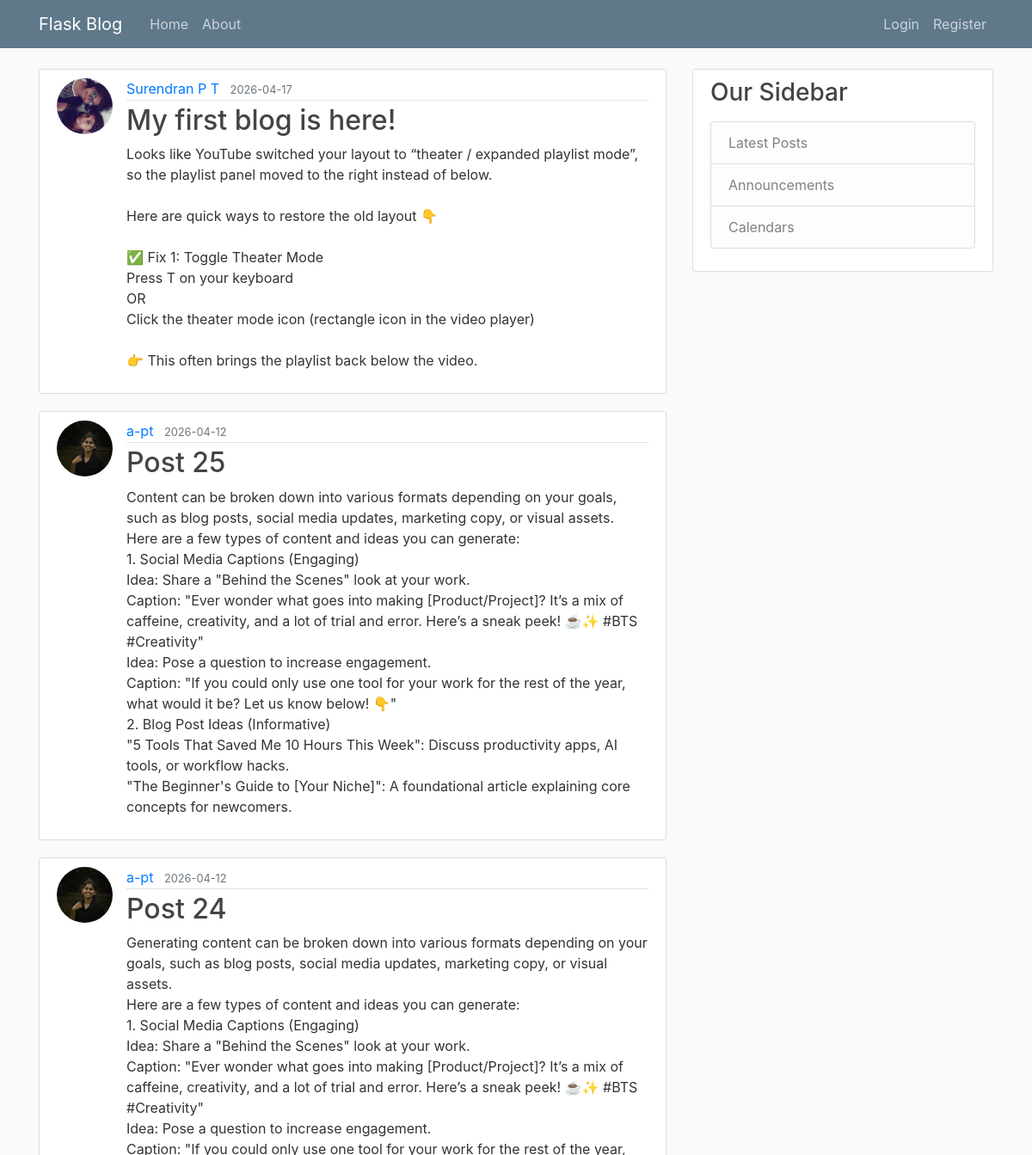
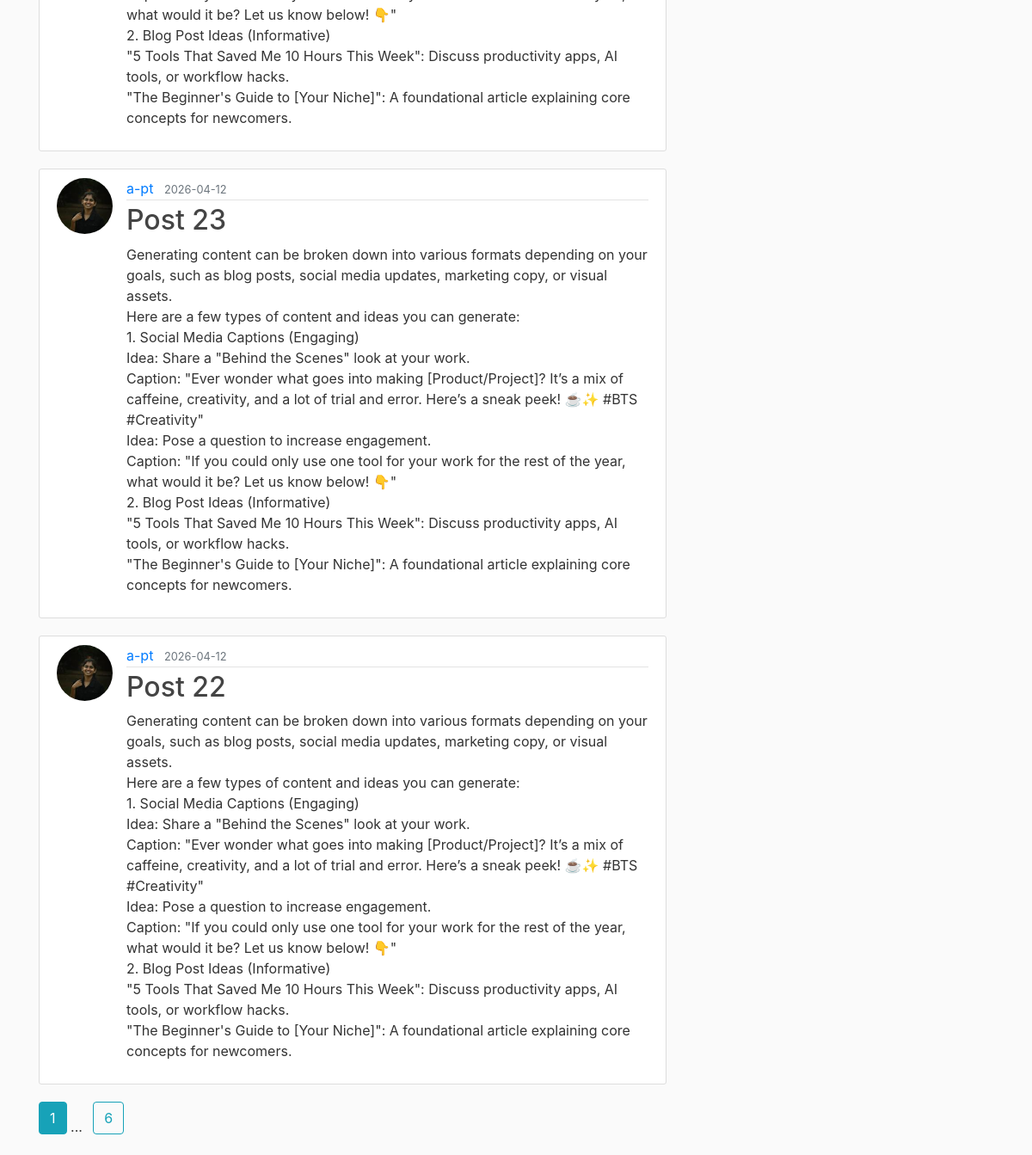
Page /home on the earlier database version (2 pictures, top to bottom).
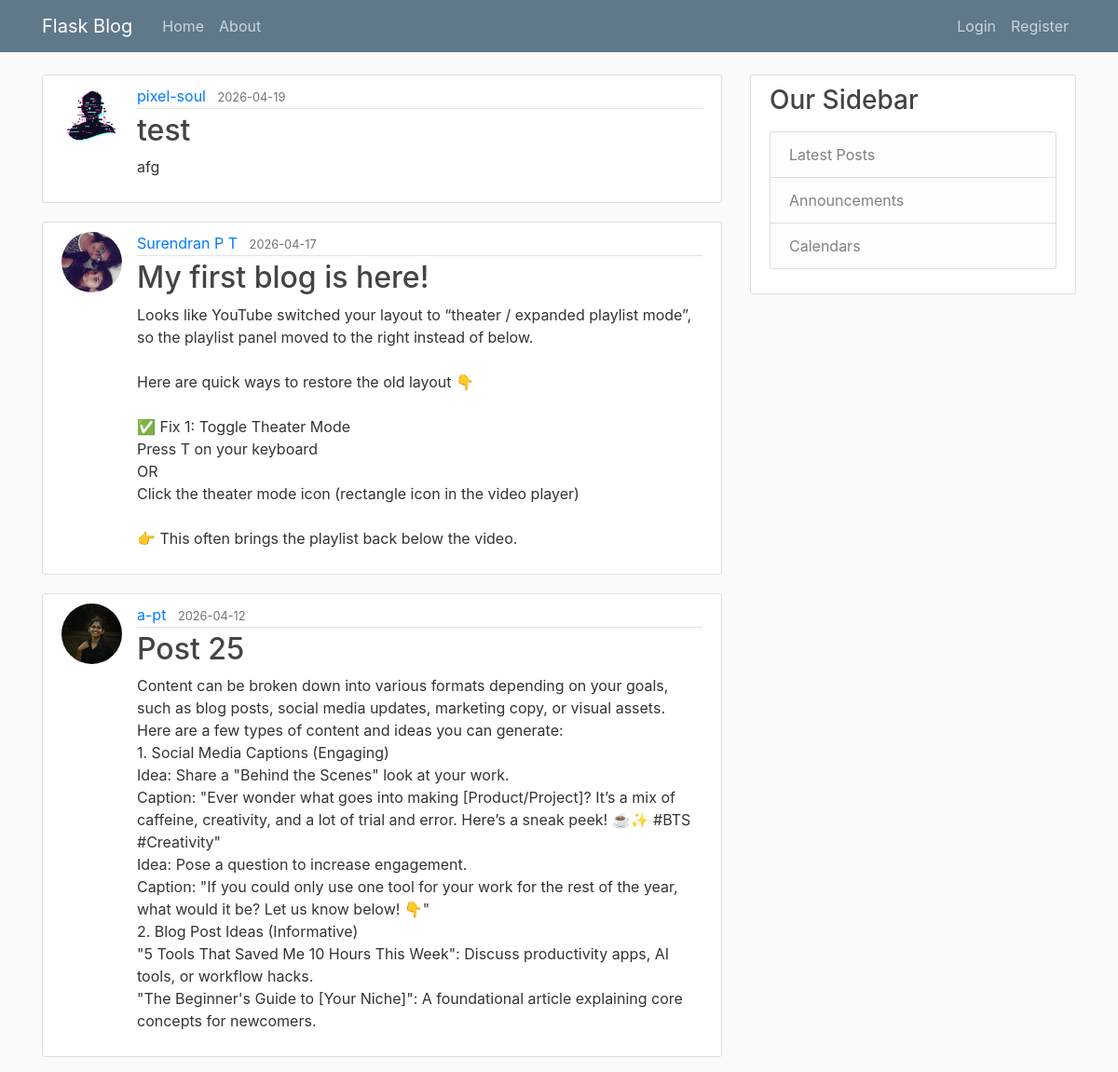
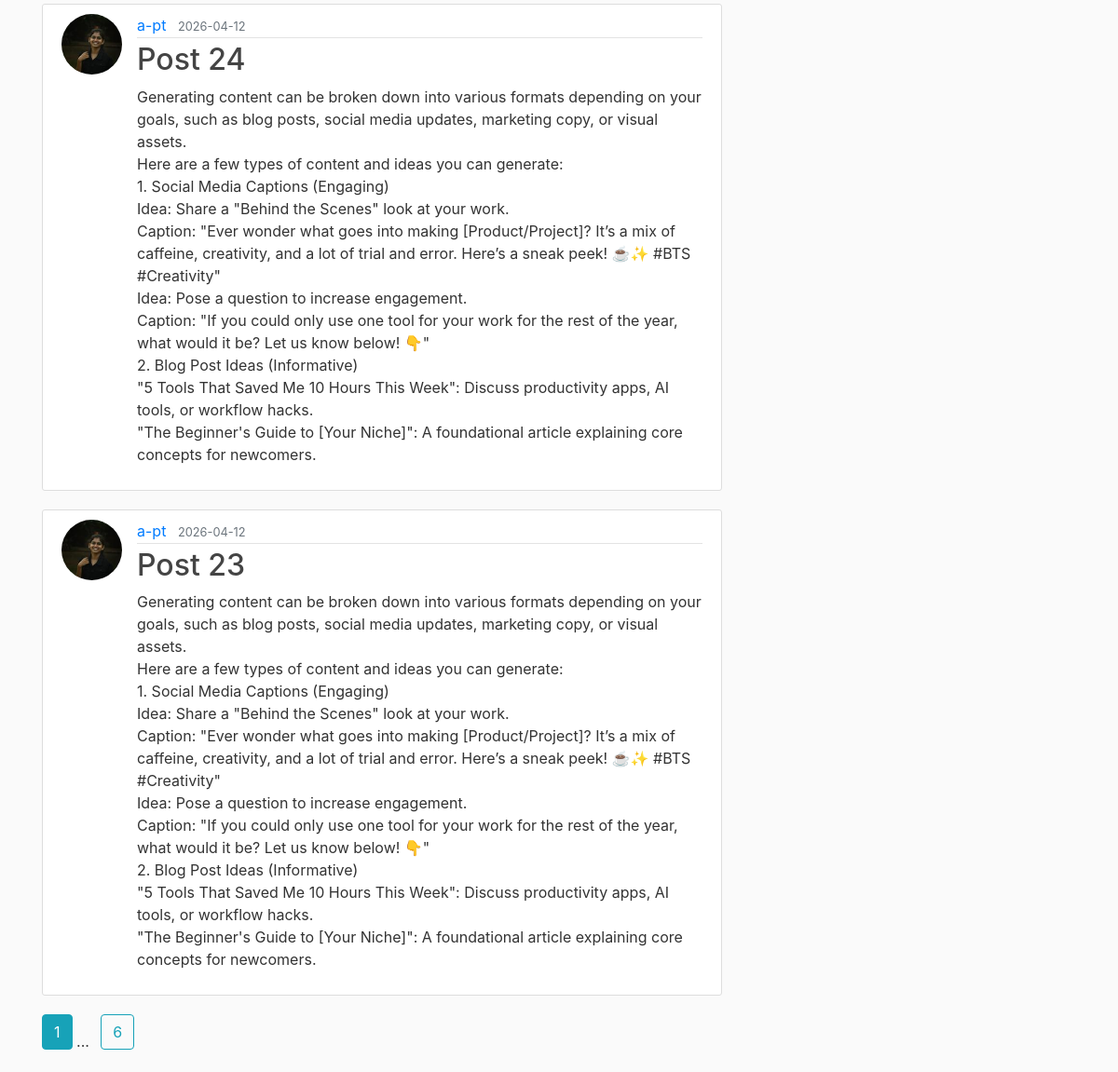
Same page on the later database version (2 pictures, top to bottom).
### flask_blog/models.py (models this page shows, shortened)
class Post(db.Model):
    id = db.Column(db.Integer, primary_key=True)
    title = db.Column(db.String(100), nullable=False)
    content = db.Column(db.Text, nullable=False)
    date_posted = db.Column(db.DateTime, nullable=False, default=datetime.utcnow)
    user_id = db.Column(db.Integer, db.ForeignKey('user.id'), nullable=False)

class User(db.Model, UserMixin):
    id = db.Column(db.Integer, primary_key=True)
    username = db.Column(db.String(20), unique=True, nullable=False)
    email = db.Column(db.String(120), unique=True, nullable=False)
    image_file = db.Column(db.String(20), nullable=False, default='default.jpg')
    password = db.Column(db.String(60), nullable=False)
    posts = db.relationship('Post', backref='author', lazy=True)

### flask_blog/main/routes.py (the view)
@main.route("/home")
def home():
    page = request.args.get('page', 1, type=int)
    posts = Post.query.order_by(Post.date_posted.desc()).paginate(per_page=5, page=page)
    return render_template("home.html",posts=posts)

### flask_blog/templates/home.html
{% extends "layout.html" %}
{% block content %}
    {% for post in posts.items %}
        <article class="media content-section">
            <img class="rounded-circle article-img" src="{{ url_for('static', filename='profile_pics/' + post.author.image_file) }}">
            <div class="media-body">
                <div class="article-metadata">
                <a class="mr-2" href="{{ url_for('users.user_posts', username=post.author.username) }}">{{ post.author.username }}</a>
                <small class="text-muted">{{ post.date_posted.strftime('%Y-%m-%d') }}</small>
                </div>
                <h2><a class="article-title" href="{{ url_for('posts.post', post_id=post.id) }}">{{ post.title }}</a></h2>
                <p class="article-content">{{ post.content }}</p>
            </div>
        </article>
    {% endfor %}
    {% for page_num in posts.iter_pages(left_edge=1, right_edge=1, left_current=1, right_current=1) %}
        {% if page_num %}
            {% if page_num == posts.page %}
                <a class="btn btn-info mb-4" href="{{ url_for('main.home', page=page_num) }}">{{ page_num }}</a>
            {% else %}
                <a class="btn btn-outline-info mb-4" href="{{ url_for('main.home', page=page_num) }}">{{ page_num }}</a>
            {% endif %}
        {% else %}
            <span class="mr-2">...</span>
        {% endif %}
    {% endfor %}
{% endblock content %}

Differences in the rows shown:
no longer on this page (row unchanged): Post: image_file (picture), author.username "a-pt", date_posted "2026-04-12", title "Post 22", content "Generating content can be broken down into various formats depending on your goals, such as blog posts, social media updates, marketing copy, or visual assets. Here are a few types of content and ideas you can generate: 1. Social Media Captions (Engaging) Idea: Share a \"Behind the Scenes\" look at your work. Caption: \"Ever wonder what goes into making [Product/Project]? It’s a mix of caffeine, creativity, and a lot of trial and error. Here’s a sneak peek! ☕✨ #BTS #Creativity\" Idea: Pose a question to increase engagement. Caption: \"If you could only use one tool for your work for the rest of the year, what would it be? Let us know below! 👇\" 2. Blog Post Ideas (Informative) \"5 Tools That Saved…"
added Post: image_file (placeholder picture), author.username "pixel-soul", date_posted "2026-04-19", title "test", content "afg"
